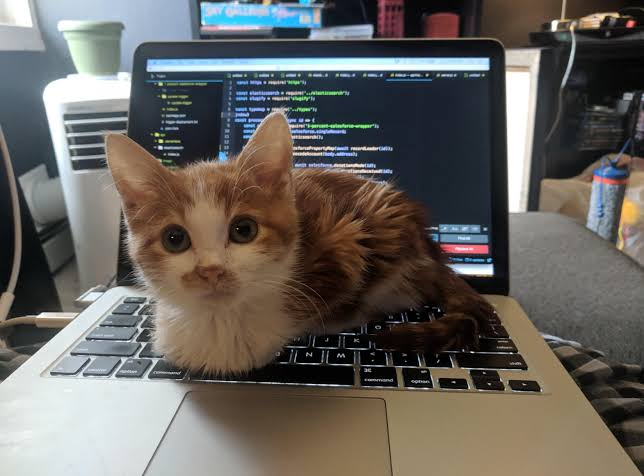
#> input picture pillow/test.png, 644 x 476 px
$ python pillow_lib_watermark.py
#> lines starting #> are read from the running program, lines starting #| are printed output that depends on the picture
import os
from PIL import Image, ImageDraw, ImageFont

input_path = 'test.png'
output_path = 'output_test_watermark.png'
watermark_text = "MY WATERMARK"

if not os.path.exists(input_path):
    print(f"Ошибка: Файл '{input_path}' не найден!")
else:
    print("Наложение водяного знака...")

    base = Image.open(input_path).convert("RGBA")
#> base is the input picture: PIL image 644x476 RGBA; mean R, G, B, A 103.2, 99.3, 94.4, 255
    txt_layer = Image.new('RGBA', base.size, (255, 255, 255, 0)) # Для прозрачности перевели в RGBA
    draw = ImageDraw.Draw(txt_layer)

    try:
        font = ImageFont.truetype("arial.ttf", 20) # Шрифт
    except IOError:
        font = ImageFont.load_default()

    # Принудительно делаем размеры целыми числами
    bbox = draw.textbbox((0, 0), watermark_text, font=font)
#> bbox = (0, 4, 164, 19)
    text_width = int(bbox[2] - bbox[0])
#> text_width = 164
    text_height = int(bbox[3] - bbox[1])
#> text_height = 15

    step_x = text_width + 120
#> step_x = 284
    step_y = (base.height - 90) // 3
#> step_y = 128

    # Тут range точно получит целые числа
    for y in range(40, base.height, step_y):
        offset = int(((y - 50) // step_y) * (text_width // 2))

        for x in range(-150, base.width + 150, step_x):
            draw.text((int(x + offset), int(y)), watermark_text, font=font, fill=(255, 255, 255, 80), stroke_width=1,
                      stroke_fill=(0, 0, 0, 80))
#> this loop made 4 passes
#> offset on passes 1 to 4: -82, 0, 82, 164

    rotated_txt = txt_layer.rotate(45, expand=True)
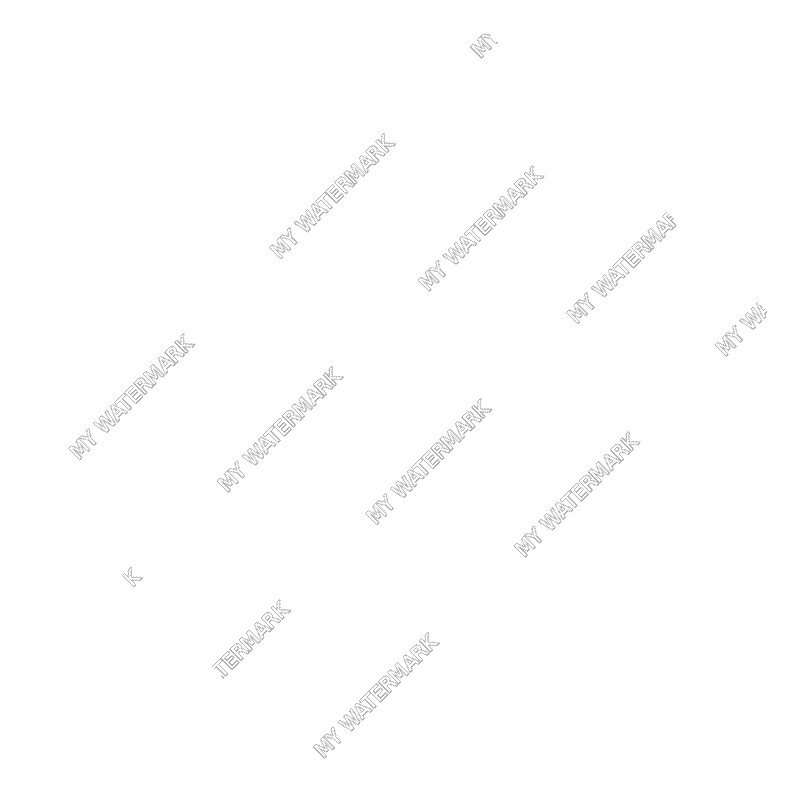
#> rotated_txt: PIL image 792x792 RGBA; mean R, G, B, A 119.9, 119.9, 119.9, 2; transparent parts drawn white

    paste_x = (base.width - rotated_txt.width) // 2
#> paste_x = -74
    paste_y = (base.height - rotated_txt.height) // 2
#> paste_y = -158

    base.paste(rotated_txt, (paste_x, paste_y), rotated_txt)
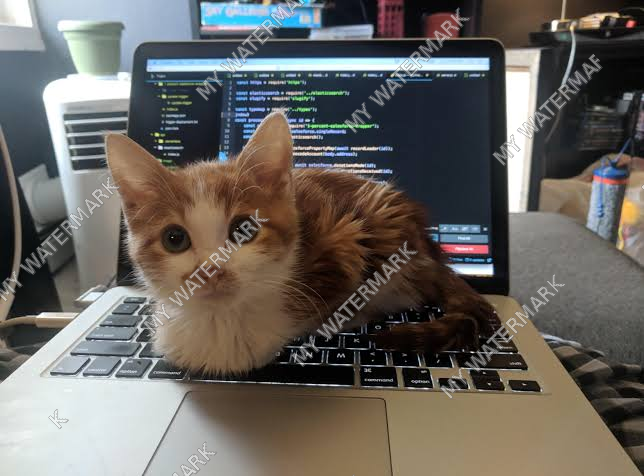
#> base: PIL image 644x476 RGBA; mean R, G, B, A 103.7, 99.7, 94.9, 252.8; transparent parts drawn white
    base.convert("RGB").save(output_path)
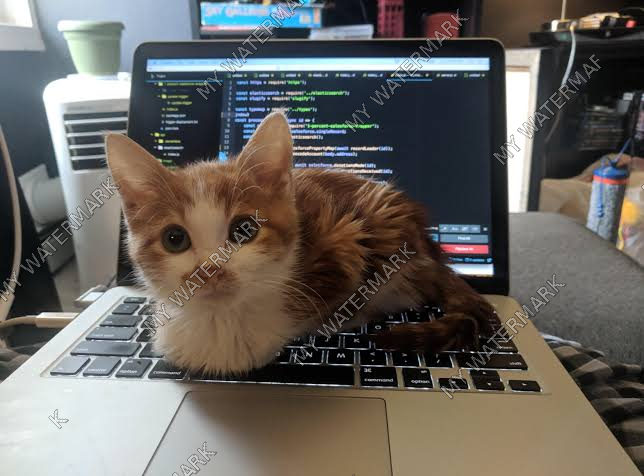
#> saved as output_test_watermark.png: PIL image 644x476 RGB; mean R, G, B 103.7, 99.7, 94.9
    print(f"Готово! Сохранено: {output_path}")
